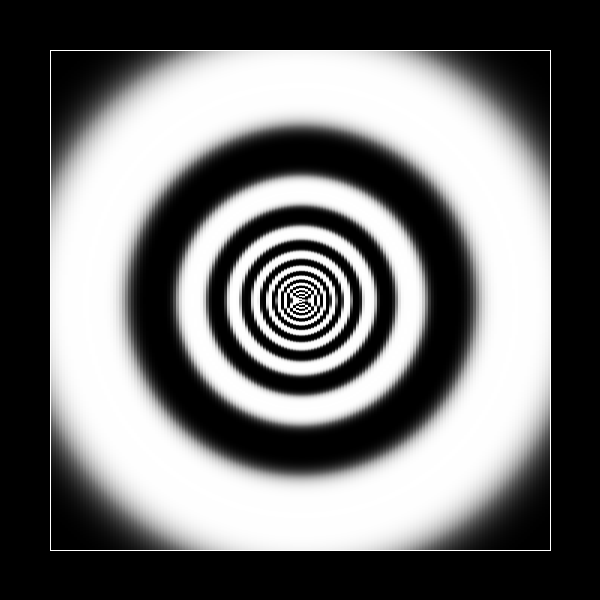
Frame 1 (no input)
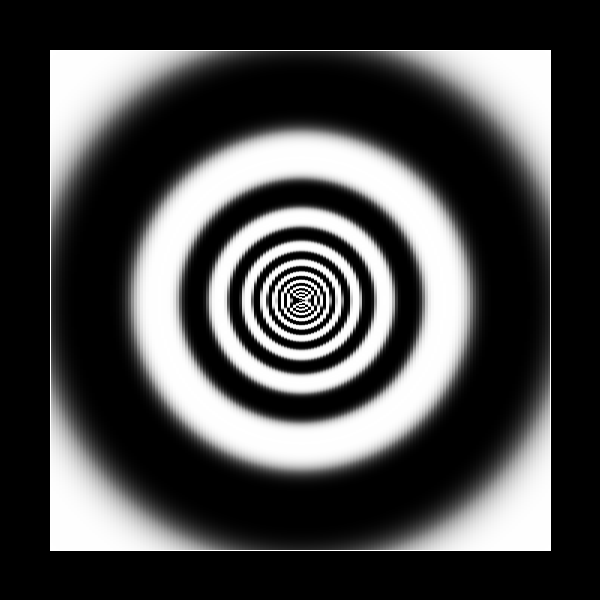
Frame 60 (the mouse pressed at the canvas centre just before this capture)
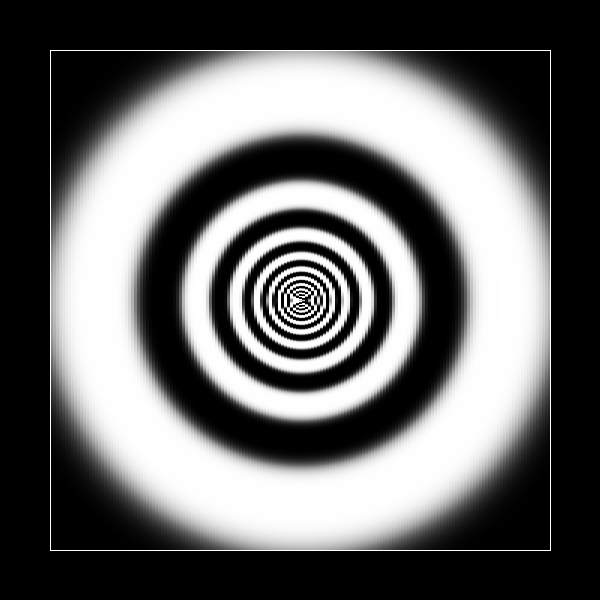
Frame 120 (the mouse held since frame 60 and released just before this capture)

The Processing sketch that drew these frames (run headless with seeded random() and noise(); from frame 60 on, the mouse is pressed at the canvas centre):

// Processing sketch: Stripes
// ── Stripes.pde
int margin = 50;
int numFrames = 128;

void setup() {
  size(600, 600);    frameRate(60f);

}

void draw() {
  background(0);

  float t = 1.0*(frameCount-1)%numFrames/numFrames;

  // Draws every pixel
  for (int i = margin; i < width - margin; i+= 3) {
    for (int j = margin; j < height - margin; j++) {
      final color color_ = pixel_color(i, j, t);
      set(i, j, color_);
      set(i + 1, j, color_);
      set(i + 2, j, color_);
    }
  }

  // Draws a white rectangle
  stroke(255);
  noFill();
  rect(margin, margin, width-2*margin, height-2*margin);
}

color pixel_color(float x, float y, float t) {
  float result = ease(
    map(
    sin(TWO_PI * (t + scalar_field_offset(x, y))), 
    -1f, 
    1f, 
    0f, 
    1f
    ), 
    3f
    );
  return color(255*result);
}

float ease(float p, float g) {
  if (p < 0.5f)
    return 0.5f * pow(2f * p, g);
  else
    return 1f - (0.5f * pow(2f * (1f - p), g));
}

//float scalar_field_offset(float x, float y) {
//  float distance = dist(x, y, width / 2f, height / 2f);
//  return 0.5f * (x + y) /  distance;
//}

float scale = 0.003f;

//float scalar_field_offset(float x, float y) {
//  return 10f * noise(scale * x, scale * y);
//}

 
float scalar_field_offset(float x,float y){
  float distance = dist(x,y,0.5*width,0.5*height);
   
  float result = 300/(25+distance);
  return result;
}
